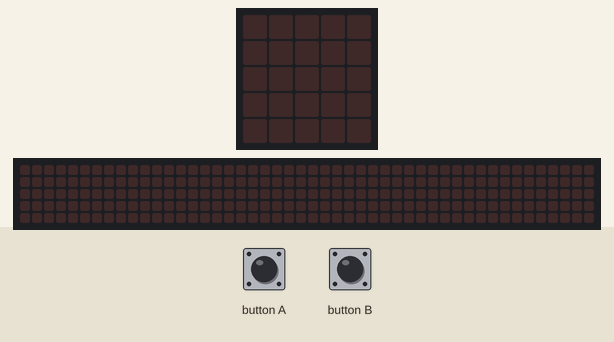
Bench run of a program on a simulated BBC micro:bit running MicroPython. Parts: the board's 5×5 LED display, a strip that is not on the board, showing the scrolling text unrolled. Inputs (shaded band) come from the test bench. The 48×5 strip is a reading aid, not a part: it shows the text the display is scrolling, unrolled, one strip-width of it at a time.

Above: at 1.2 s.
1.3 s: button A pressed for 0.15 s
At 1.37 s:
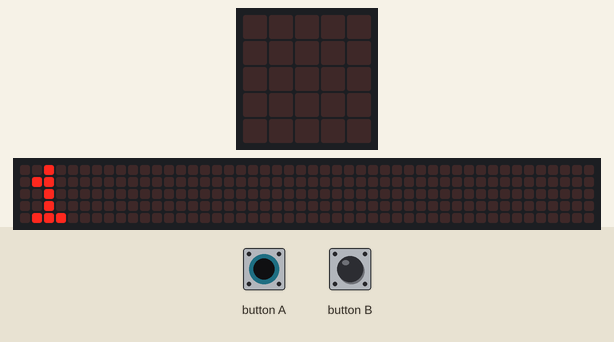
4.3 s: button B pressed for 0.15 s
At 6.17 s:
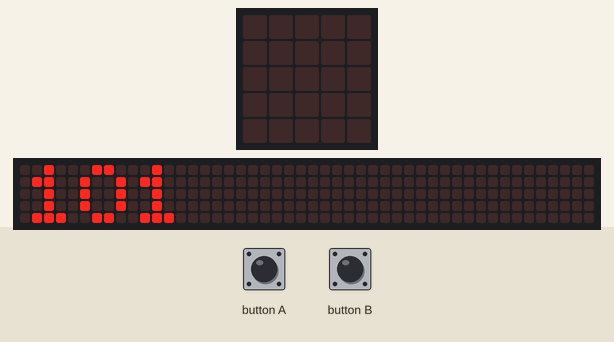

Measured:
- after the input at 1.3 s, the display: changes at once (image 1)

The program:

bucles_pros-main_1_.py
```python
# Imports go at the top
from microbit import *

while True:
    if button_a.was_pressed():
        for i in range(1,101,5):
            display.scroll(str(i))
            if button_b.was_pressed():
                for i in range(101,1,-1):
                    display.scroll(str(i))
```
